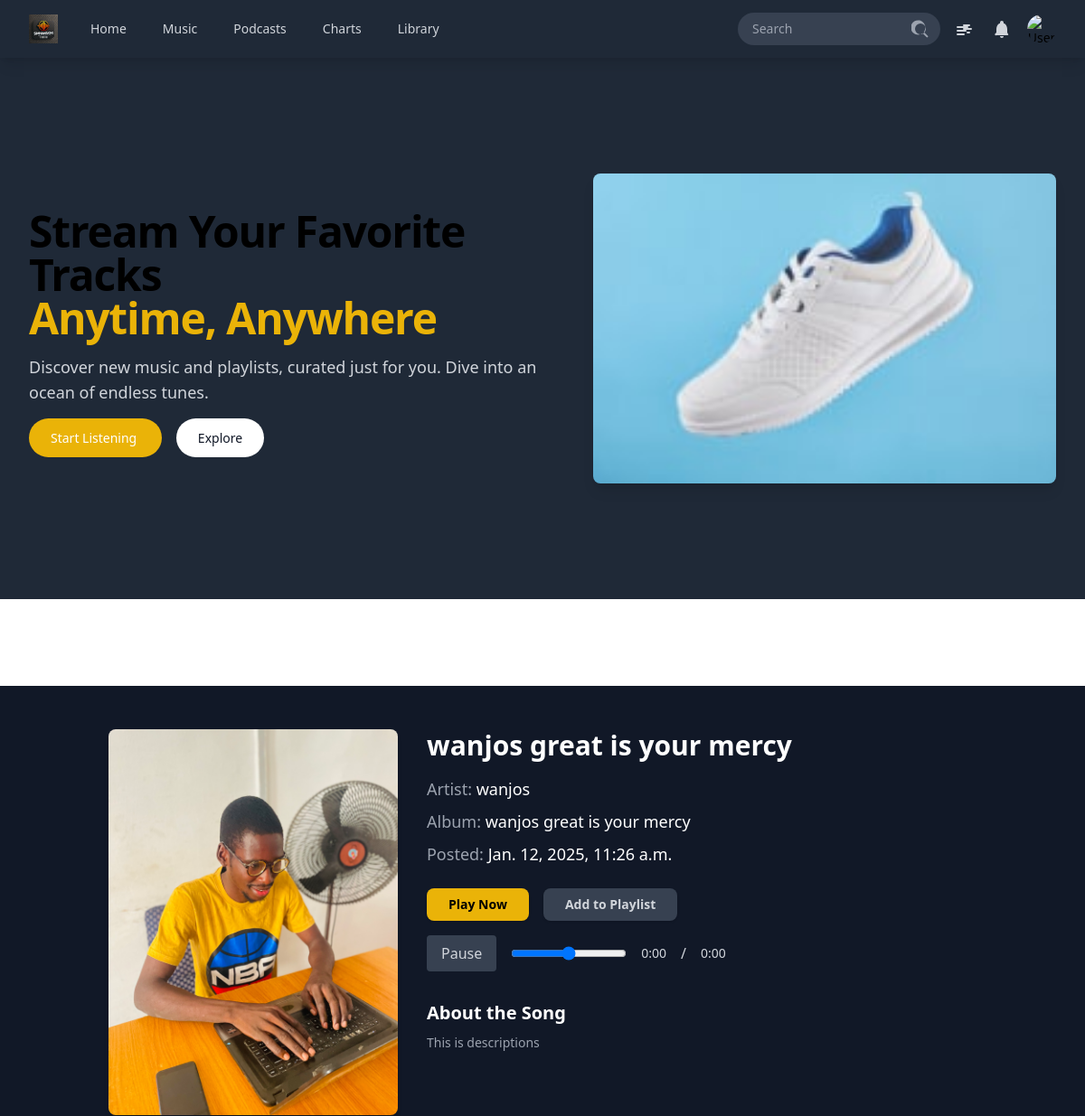
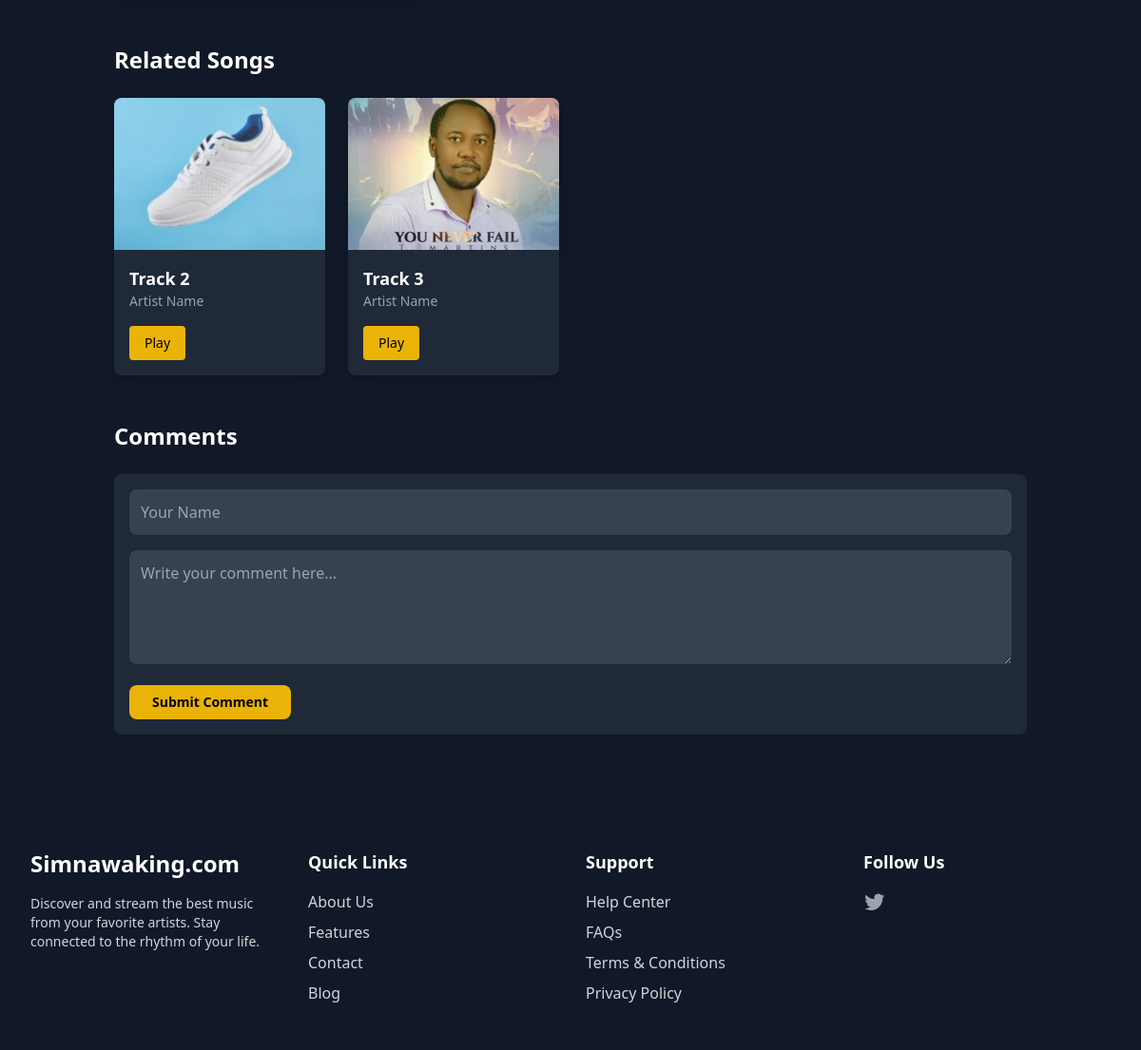
The page /posts/wanjos-great-is-your-mercy-mp3-download/ on the database its author committed (2 pictures, top to bottom).
### music/models.py (models this page shows, shortened)
class Post(models.Model):
    STATUS_CHOICES = (
    ('draft', 'Draft'),
    ('published', 'Published'),
    )
    Genres_choices = (
         ("Gospel", "Gospel"),
         ("R&B", "R&B"),
         ("Pop", "Pop"),
         ("Rock", "Rock"),
         ("Jazz", "Jazz"),
         ("Country", "Country"),
         ("Reggae", "Reggae"),
         ("Blues", "Blues"),
         ("Others", "Others"),
         ("Electronic", "Electronic"),
    )
    user = models.ForeignKey(User,null=True,on_delete=models.SET_NULL)
    title = models.CharField(max_length=255,null=True,blank=True)
    body = models.TextField(null=True)
    published= models.DateTimeField(auto_now_add=True)
    updated = models.DateTimeField(auto_now=True)
    categories = models.ForeignKey(Category, on_delete=models.CASCADE, related_name='categories', null=True)
    image=models.ImageField(upload_to="images",null=True,blank=True,)
    slug = models.SlugField(default="",max_length=200,unique=True)#slug for urls
    status = models.CharField(max_length=10, choices=STATUS_CHOICES,
       default='published')
    upload_song = models.FileField(upload_to="audio",null=True,blank=True)
    meta_keywords = models.CharField(max_length=255,help_text='Comma-delimited set of SEO keywords for meta tag',null=True)
    meta_description = models.CharField(max_length=255,help_text='Content for description meta tag',null=True)
    genres = models.CharField(max_length=50,choices= Genres_choices, default="Others")
    class Meta:
        verbose_name_plural="Posts"

class User(AbstractUser):
   email = models.EmailField(null =True, unique=True, max_length=100)
   address=models.CharField(max_length=255,null=True,blank=True)
   date_registered = models.DateTimeField(auto_now_add=True, null=True)

### music/views.py (the view, shortened to what this page needs)
# urls.py: path("posts/<slug>/",views.postdetails, name="post_details"),
def postdetails(request, slug):
    postde = Post.objects.get(slug = slug)
    postdetail = Post.objects.filter(slug = slug)
    pastecomments = Comment.objects.filter(post =postde).order_by("-date_added")[:10]
    context = {"postdetail":postde,"pastecomments":pastecomments}
    return render(request, "postdetails.html", context)

### templates/postdetails.html (shortened to what this page needs)
{% extends "base.html" %}
{% block header %}
{% include "header.html" %}
{% endblock %}
{% block body %}
<div class="bg-gray-900 text-gray-300">
 <div class="max-w-5xl mx-auto px-4 sm:px-6 lg:px-8 py-12">
    <div class="flex flex-col md:flex-row items-center md:items-start gap-8">
        <div class="flex-shrink-0 w-full md:w-1/3">
            <img src="{{postdetail.image.url}}" alt="{{postdetail.title}}" class="w-full rounded-lg shadow-md">
        </div>
        <div class="flex-1">
            <h1 class="text-3xl font-bold text-white mb-4">{{postdetail.title}}</h1>
            <p class="text-lg text-gray-400 mb-2">Artist: <span class="text-white">{{postdetail.user}}</span></p>
            <p class="text-lg text-gray-400 mb-2">Album: <span class="text-white">{{postdetail.title}}</span></p>
            <p class="text-lg text-gray-400 mb-2">Posted: <span class="text-white">{{postdetail.published}}</span></p>
            <div class="flex items-center gap-4 mt-6">
                <button
                    class="bg-yellow-500 text-black px-6 py-2 text-sm font-semibold rounded-lg shadow hover:bg-yellow-600 transition"
                    onclick="playSong('{{postdetail.upload_song.url}}', '{{postdetail.title}}')"
                >
                    Play Now
                </button>
                <button class="bg-gray-700 text-gray-300 px-6 py-2 text-sm font-semibold rounded-lg shadow hover:bg-gray-600 transition">
                    Add to Playlist
                </button>
            </div>
            <div id="controlsContainer" class="mt-4 flex items-center gap-4 ">
                <button
                    id="playPauseButton"
                    class="bg-gray-700 text-gray-300 px-4 py-2 rounded hover:bg-gray-600 transition"
                    onclick="togglePlayPause()"
                >
                    Pause
                </button>
                <input
                    id="volumeControl"
                    type="range"
                    min="0"
                    max="1"
                    step="0.1"
                    class="w-32"
                    onchange="setVolume(this.value)"
                >
                <span id="currentTime" class="text-sm">0:00</span> /
                <span id="duration" class="text-sm">0:00</span>
            </div>
              <div class="mt-8">
                <h2 class="text-xl font-semibold text-white mb-2">About the Song</h2>
                <p class="text-gray-400 text-sm leading-relaxed">
                   {{postdetail.body}}
                </p>
            </div>
        </div>
    </div>
        <div class="mt-12">
            <h2 class="text-2xl font-bold text-white mb-6">Related Songs</h2>
            <div class="grid grid-cols-1 sm:grid-cols-2 md:grid-cols-3 lg:grid-cols-4 gap-6">
                <div class="bg-gray-800 rounded-lg shadow-lg overflow-hidden">
                    <img src="cld-sample-5-Thumbnail.jpg" alt="Related Song" class="w-full h-40 object-cover">
                    <div class="p-4">
                        <h3 class="text-lg font-semibold text-white truncate">Track 2</h3>
                        <p class="text-sm text-gray-400 mb-4">Artist Name</p>
                        <button class="bg-yellow-500 text-black px-4 py-2 text-sm rounded hover:bg-yellow-600 transition">
                            Play
                        </button>
                    </div>
                </div>
                <div class="bg-gray-800 rounded-lg shadow-lg overflow-hidden">
                    <img src="T martins.jpg" alt="Related Song" class="w-full h-40 object-cover">
                    <div class="p-4">
                        <h3 class="text-lg font-semibold text-white truncate">Track 3</h3>
                        <p class="text-sm text-gray-400 mb-4">Artist Name</p>
                        <button class="bg-yellow-500 text-black px-4 py-2 text-sm rounded hover:bg-yellow-600 transition">
                            Play
                        </button>
                    </div>
                </div>
            </div>
        </div>
        <div class="mt-12">
            <h2 class="text-2xl font-bold text-white mb-6">Comments</h2>
             <form action="" method="POST">
            <div class="bg-gray-800 rounded-lg p-4 mb-6">
                <input
                type="text"
                placeholder="Your Name" name="name"
                class="w-full bg-gray-700 text-gray-300 rounded-lg p-3 mb-4 focus:outline-none focus:ring-2 focus:ring-yellow-500"
            >
                <textarea
                    class="w-full bg-gray-700 text-gray-300 rounded-lg p-3 mb-4 focus:outline-none focus:ring-2 focus:ring-yellow-500"
                    rows="4" placeholder="Write your comment here..." name="comment"></textarea>
                <button class="bg-yellow-500 text-black px-6 py-2 text-sm font-semibold rounded-lg hover:bg-yellow-600 transition"type="submit">
                    Submit Comment
                </button>
            </div>
            </form>
        </div>
    </div>
</div>
{% endblock %}
{% block footer %}
{% include "footer.html" %}
{% endblock %}

### rows shown on the page
Post: image (picture), title "wanjos great is your mercy", user "wanjos", published "Jan. 12, 2025, 11:26 a.m.", body "This is descriptions"
